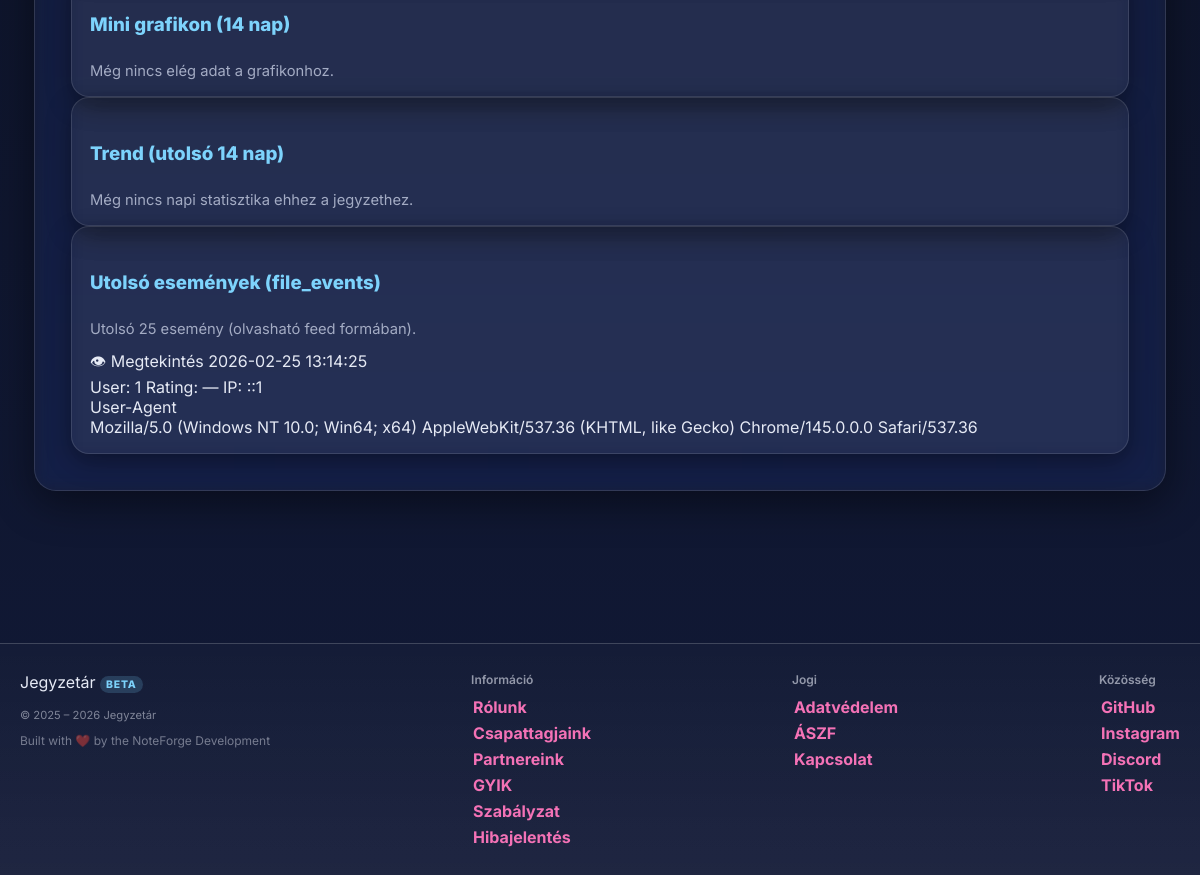
The app's page /note_stats.php?id=5 (signed in, lower part), older data.
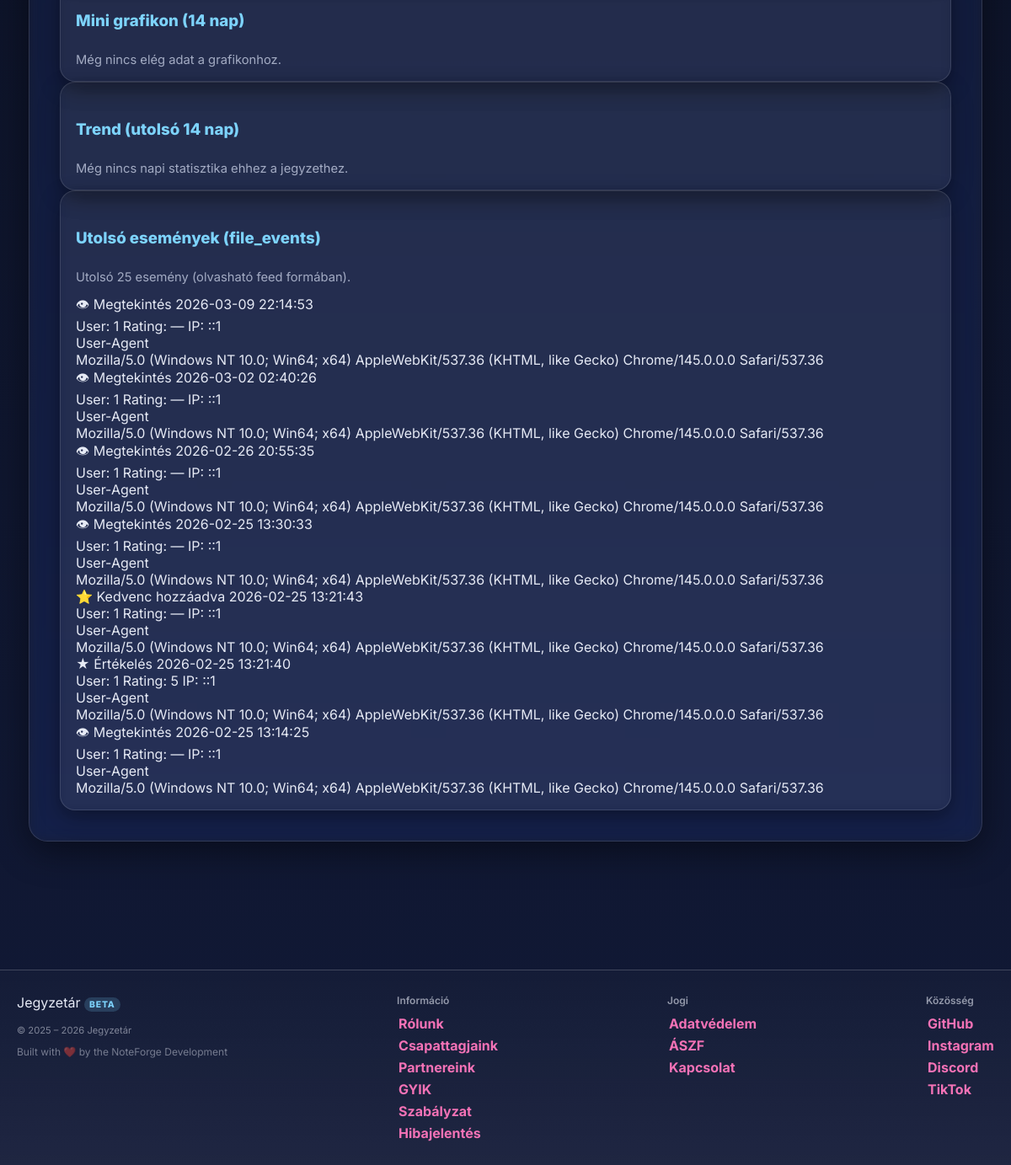
The same page, newer data.
### tables this page shows
CREATE TABLE `file_events` (
  `id` bigint(20) UNSIGNED NOT NULL,
  `file_id` int(11) NOT NULL,
  `user_id` int(11) DEFAULT NULL,
  `event_type` enum('view','download','favorite_add','favorite_remove','rate','comment','report') NOT NULL,
  `rating` tinyint(4) DEFAULT NULL,
  `ip` varbinary(16) DEFAULT NULL,
  `user_agent` varchar(255) DEFAULT NULL,
  `created_at` datetime NOT NULL DEFAULT current_timestamp()
);

### assets/php/lang.php (called while the page is built, shortened)
<?php
    $supported_langs = ['hu', 'en', 'de'];
    if (isset($_GET['lang']) && in_array($_GET['lang'], $supported_langs, true)) {
        $lang = $_GET['lang'];
        $_SESSION['lang'] = $lang;
        if (!headers_sent()) {
            setcookie('lang', $lang, time() + 60*60*24*30, '/');
        }
    } else {
        if (isset($_SESSION['lang']) && in_array($_SESSION['lang'], $supported_langs, true)) {
            $lang = $_SESSION['lang'];
        } elseif (isset($_COOKIE['lang']) && in_array($_COOKIE['lang'], $supported_langs, true)) {
            $lang = $_COOKIE['lang'];
        } else {
            $lang = 'hu';
        }
    }

### assets/php/functions.php (called while the page is built, shortened)
<?php
    if (!function_exists('db_stmt')) {
        function db_stmt(mysqli $conn, string $sql, string $types = '', array $params = []): mysqli_stmt {
            $stmt = $conn->prepare($sql);
            if ($types !== '' && $params) {
                if (!$stmt->bind_param($types, ...$params)) {
                    db_log_error($conn, 'Paraméterek bind-elése sikertelen', $sql, $params);
                    throw new RuntimeException('Paraméterek bind-elése sikertelen: ' . $stmt->error);
                }
            }
            if (!$stmt->execute()) {
                db_log_error($conn, 'Végrehajtási hiba (execute)', $sql, $params);
                throw new RuntimeException('Végrehajtási hiba (execute): ' . $stmt->error);
            }
            return $stmt;
        }
    }
    if (!function_exists('db_query')) {
        function db_query(mysqli $conn, string $sql, string $types = '', array $params = []): mysqli_result
        {
            $stmt = db_stmt($conn, $sql, $types, $params);
            $result = $stmt->get_result();
            return $result;
        }
    }
    if (!function_exists('fmt_event_label')) {
        function fmt_event_label(string $type): array {
            return match($type) {
                'view' => ['👁', 'Megtekintés'],
                'download' => ['⬇', 'Letöltés'],
                'favorite_add' => ['⭐', 'Kedvenc hozzáadva'],
                'favorite_remove' => ['✖', 'Kedvenc levéve'],
                'rate' => ['★', 'Értékelés'],
                'comment' => ['💬', 'Komment'],
                'report' => ['⚑', 'Jelentés'],
                default => ['•', $type]
            };
        }
    }

### note_stats.php (the view, shortened to what the changed rows need)
<?php
    require_once "assets/php/db.php";
    require_once "assets/php/lang.php";
    require_once "assets/php/functions.php";
    $currentUserId = (int)$_COOKIE['id'];
    $userRes = db_query($conn, "SELECT id, username, admin FROM users WHERE id = ? LIMIT 1", "i", [$currentUserId]);
    $user = ($userRes && $userRes->num_rows > 0) ? $userRes->fetch_assoc() : null;
    $isAdmin = isset($user['admin']) && (int)$user['admin'] === 1;
    $noteId = (isset($_GET['id']) && ctype_digit($_GET['id'])) ? (int)$_GET['id'] : 0;
    $eventsRes = db_query($conn, "SELECT event_type, user_id, rating, INET6_NTOA(ip) AS ip_text, user_agent, created_at FROM file_events WHERE file_id = ? ORDER BY created_at DESC LIMIT 25", "i", [$noteId]);
    $events = [];
    if ($eventsRes) {
        while ($row = $eventsRes->fetch_assoc()) $events[] = $row;
    }
?>
<!DOCTYPE html>
<html lang="<?= htmlspecialchars($lang) ?>">
<head>
    <link rel="stylesheet" href="assets/css/styles.css">
</head>
<body>
<div class="content-wrapper">
    <div class="main">
        <div class="stats-stack">
            <article class="card">
                <?php if (!empty($events)): ?>
                    <div class="events-feed">
                        <?php foreach ($events as $e): ?>
                            <?php
                                [$ico, $label] = fmt_event_label((string)$e['event_type']);
                                $uid = ($e['user_id'] !== null) ? (int)$e['user_id'] : null;
                                $rating = ($e['rating'] !== null) ? (int)$e['rating'] : null;
                                $ipText = $e['ip_text'] ?? null;
                                $ipShown = $isAdmin ? ($ipText ?: '—') : anonymize_ip($ipText ?: '—');
                                $ua = (string)($e['user_agent'] ?? '—');
                            ?>
                            <div class="event-item">
                                <div class="event-head">
                                    <div class="event-left">
                                        <span class="event-badge"><?= htmlspecialchars($ico) ?> <?= htmlspecialchars($label) ?></span>
                                        <span class="event-time"><?= htmlspecialchars($e['created_at']) ?></span>
                                    </div>
                                    <div class="event-right">
                                        <span class="event-pill">User: <?= $uid !== null ? (string)$uid : '—' ?></span>
                                        <span class="event-pill">Rating: <?= $rating !== null ? (string)$rating : '—' ?></span>
                                        <?php if ($isAdmin): ?>
                                            <span class="event-pill event-pill-danger">IP: <?= htmlspecialchars($ipShown) ?></span>
                                        <?php else: ?>
                                            <span class="event-pill">IP: <?= htmlspecialchars($ipShown) ?></span>
                                        <?php endif; ?>
                                    </div>
                                </div>
                                <div class="event-body">
                                    <div class="ua-label">User-Agent</div>
                                    <?php if ($isAdmin): ?>
                                        <div class="ua-box ua-full"><?= htmlspecialchars($ua ?: '—') ?></div>
                                    <?php endif; ?>
                                </div>
                            </div>
                        <?php endforeach; ?>
                    </div>
                <?php else: ?>
                    <p class="entry-meta">Nincs esemény ehhez a jegyzethez.</p>
                <?php endif; ?>
            </article>
        </div>
    </div>
</div>
</body>
</html>

Row changes from the older to the newer data that the page shows:
added file_events: ico "👁", label "Megtekintés", created_at "2026-03-09 22:14:53", user "1", ipShown "::1", user_agent "Mozilla/5.0 (Windows NT 10.0; Win64; x64) AppleWebKit/537.36 (KHTML, like Gecko) Chrome/145.0.0.0 Safari/537.36"
added file_events: ico "👁", label "Megtekintés", created_at "2026-03-02 02:40:26", user "1", ipShown "::1", user_agent "Mozilla/5.0 (Windows NT 10.0; Win64; x64) AppleWebKit/537.36 (KHTML, like Gecko) Chrome/145.0.0.0 Safari/537.36"
added file_events: ico "👁", label "Megtekintés", created_at "2026-02-26 20:55:35", user "1", ipShown "::1", user_agent "Mozilla/5.0 (Windows NT 10.0; Win64; x64) AppleWebKit/537.36 (KHTML, like Gecko) Chrome/145.0.0.0 Safari/537.36"
added file_events: ico "👁", label "Megtekintés", created_at "2026-02-25 13:30:33", user "1", ipShown "::1", user_agent "Mozilla/5.0 (Windows NT 10.0; Win64; x64) AppleWebKit/537.36 (KHTML, like Gecko) Chrome/145.0.0.0 Safari/537.36"
added file_events: ico "⭐", label "Kedvenc hozzáadva", created_at "2026-02-25 13:21:43", user "1", ipShown "::1", user_agent "Mozilla/5.0 (Windows NT 10.0; Win64; x64) AppleWebKit/537.36 (KHTML, like Gecko) Chrome/145.0.0.0 Safari/537.36"
added file_events: ico "★", label "Értékelés", created_at "2026-02-25 13:21:40", user "1", rating "5", ipShown "::1", user_agent "Mozilla/5.0 (Windows NT 10.0; Win64; x64) AppleWebKit/537.36 (KHTML, like Gecko) Chrome/145.0.0.0 Safari/537.36"
